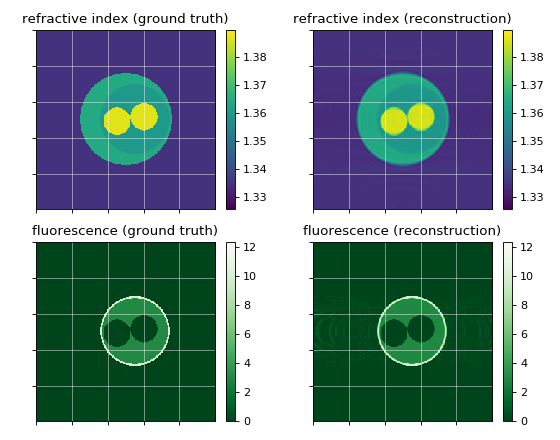

Write Python code to recreate this figure.
"""Reconstruction of a simple cell phantom

This example uses :ref:`ODTbrain<odtbrain:index>` and
:ref:`radontea<radontea:index>` for the reconstruction of the refractive
index and the fluorescence of the simple cell phantom.
The reconstruction is compared to the ground truth of the cell phantom.
"""
import cellsino
import matplotlib.pylab as plt
import numpy as np
import odtbrain as odt
import radontea as rt


# number of sinogram angles
num_ang = 160
# sinogram acquisition angles
angles = np.linspace(0, 2*np.pi, num_ang, endpoint=False)
# detector grid size
grid_size = (250, 250)
# vacuum wavelength [m]
wavelength = 550e-9
# pixel size [m]
pixel_size = 0.08e-6
# refractive index of the surrounding medium
medium_index = 1.335

# initialize cell phantom
phantom = cellsino.phantoms.SimpleCell()

# initialize sinogram with geometric parameters
sino = cellsino.Sinogram(phantom=phantom,
                         wavelength=wavelength,
                         pixel_size=pixel_size,
                         grid_size=grid_size)

# compute sinogram (field according to Rytov approximation and fluorescence)
sino_field, sino_fluor = sino.compute(angles=angles, propagator="rytov")

# reconstruction of refractive index
sino_rytov = odt.sinogram_as_rytov(sino_field)
potential = odt.backpropagate_3d(uSin=sino_rytov,
                                 angles=angles,
                                 res=wavelength/pixel_size,
                                 nm=medium_index)
ri = odt.odt_to_ri(f=potential,
                   res=wavelength/pixel_size,
                   nm=medium_index)

# reconstruction of fluorescence
fl = rt.backproject_3d(sinogram=sino_fluor,
                       angles=angles)

# reference for comparison
rimod, flmod = phantom.draw(grid_size=ri.shape,
                            pixel_size=pixel_size)

# plotting
idx = 150

plt.figure(figsize=(7, 5.5))

plotkwri = {"vmax": ri.real.max(),
            "vmin": ri.real.min(),
            "interpolation": "none",
            "cmap": "viridis",
            }

plotkwfl = {"vmax": fl.max(),
            "vmin": 0,
            "interpolation": "none",
            "cmap": "Greens_r",
            }

ax1 = plt.subplot(221, title="refractive index (ground truth)")
mapper = ax1.imshow(rimod[idx].real, **plotkwri)
plt.colorbar(mappable=mapper, ax=ax1)

ax2 = plt.subplot(222, title="refractive index (reconstruction)")
mapper = ax2.imshow(ri[idx].real, **plotkwri)
plt.colorbar(mappable=mapper, ax=ax2)

ax3 = plt.subplot(223, title="fluorescence (ground truth)")
mapper = ax3.imshow(flmod[idx], **plotkwfl)
plt.colorbar(mappable=mapper, ax=ax3)

ax4 = plt.subplot(224, title="fluorescence (reconstruction)")
mapper = ax4.imshow(fl[idx], **plotkwfl)
plt.colorbar(mappable=mapper, ax=ax4)

for ax in [ax1, ax2, ax3, ax4]:
    ax.grid(color="w", alpha=.5)
    ax.set_xticks(np.arange(0, grid_size[0], 50))
    ax.set_yticks(np.arange(0, grid_size[0], 50))
    ax.set_xticklabels([])
    ax.set_yticklabels([])

plt.tight_layout()

plt.show()
